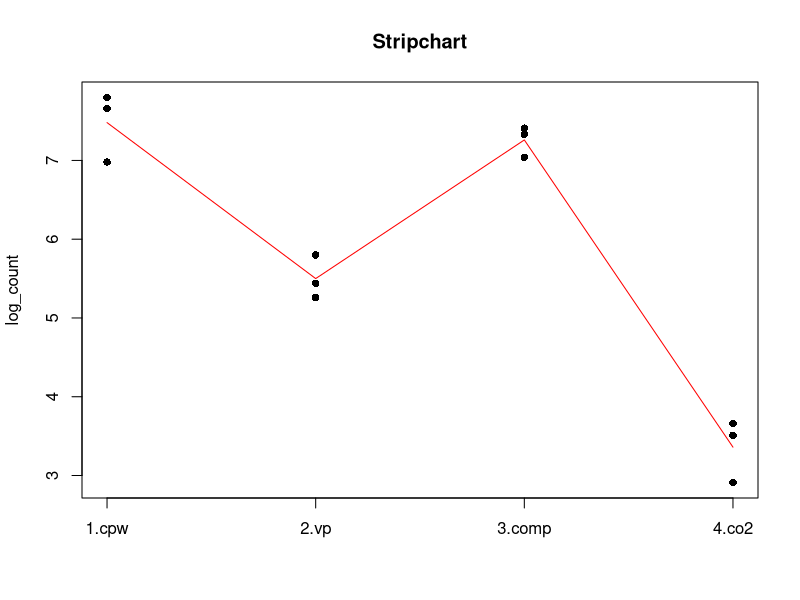
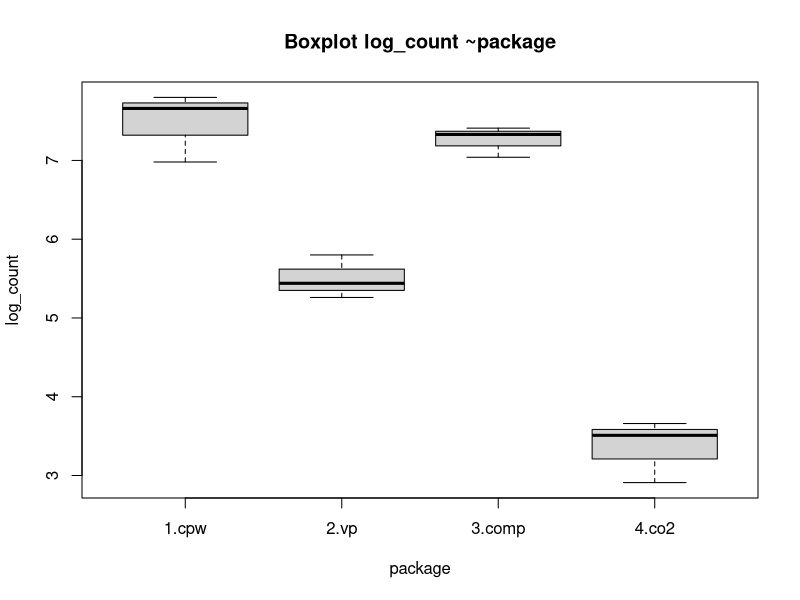

Write R code to recreate these figures, in order.
# 1 factor design
# power of a test: sample size

##Balance design; linear model
cpw<- c(7.66,6.98,7.80)
vp<-c(5.26,5.44,5.80)
comp <-c(7.41,7.33,7.04)
co2 <- c(3.51,2.91,3.66)

log_count <-c(cpw, vp, comp, co2)
package <- rep(c("1.cpw", "2.vp","3.comp", "4.co2"), each=3)
package<-as.factor(package)
#package <- rep(c(1, 2, 3, 4), each=3)
#relevel(package, ref="3")

bacteria <- data.frame(cbind(package, log_count))

attach(bacteria)

#means
means<-tapply(log_count, package, mean)
means

#std dev
sd<- tapply(log_count, package, sd)
sd

stripchart(log_count~package, vert=TRUE, pch=16, main="Stripchart")
lines(means, col="red")

boxplot(log_count~package, main="Boxplot log_count ~package")

##linear modelHTG6
bact.aov.model <-aov(log_count~package)
bact.aov.model
summary.aov(bact.aov.model)


#pvalue <alpha so reject null hypothesis and accept alternative hypothesis

summary.lm(bact.aov.model)

TukeyHSD(bact.aov.model)

#contrast means
C1 <- c(1,0,-1,0)

C2 <- c(0,1,-1/2,-1/2)
                                                                                                                                                                                                                                                                                                                                                                                                                                
C <- rbind(C1,C2)
rownames(C) <- c("Tr1 ==Tr3", "Tr2 = average of Tr3, Tr4")

library(gmodels)

fit.contrast(bact.aov.model, package, C, conf.int=0.95)

#C> fit.contrast(bact.aov.model, package, C, conf.int=0.95)
#Estimate Std. Error   t value  Pr(>|t|)   lower CI  upper CI
#packageTr1 ==Tr3                     0.22  0.2779089 0.7916264 0.4514097 -0.4208590 0.8608590
#packageTr2 = average of Tr3, Tr4     0.19  0.2406761 0.7894426 0.4526137 -0.3650002 0.7450002
#attr(,"class")

# see the pvalue to evaluate if mu1 == m2 or other scenarios in contrast
#if pvalue < alpha then reject null (mu1 == mu2) or that scenario

#C. power of a test
#b = type ii error of a test = p(accrpt h0|ho is false)
#power of test = 1-b
